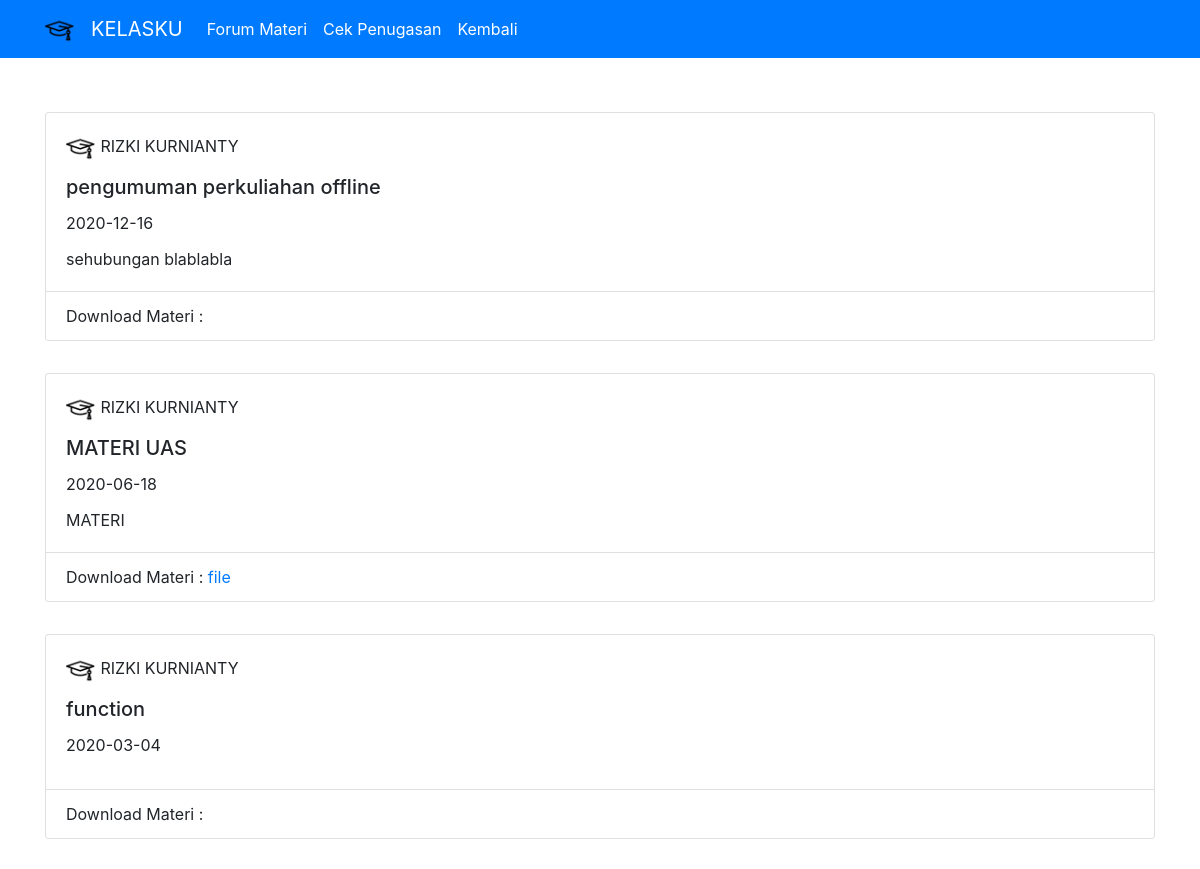
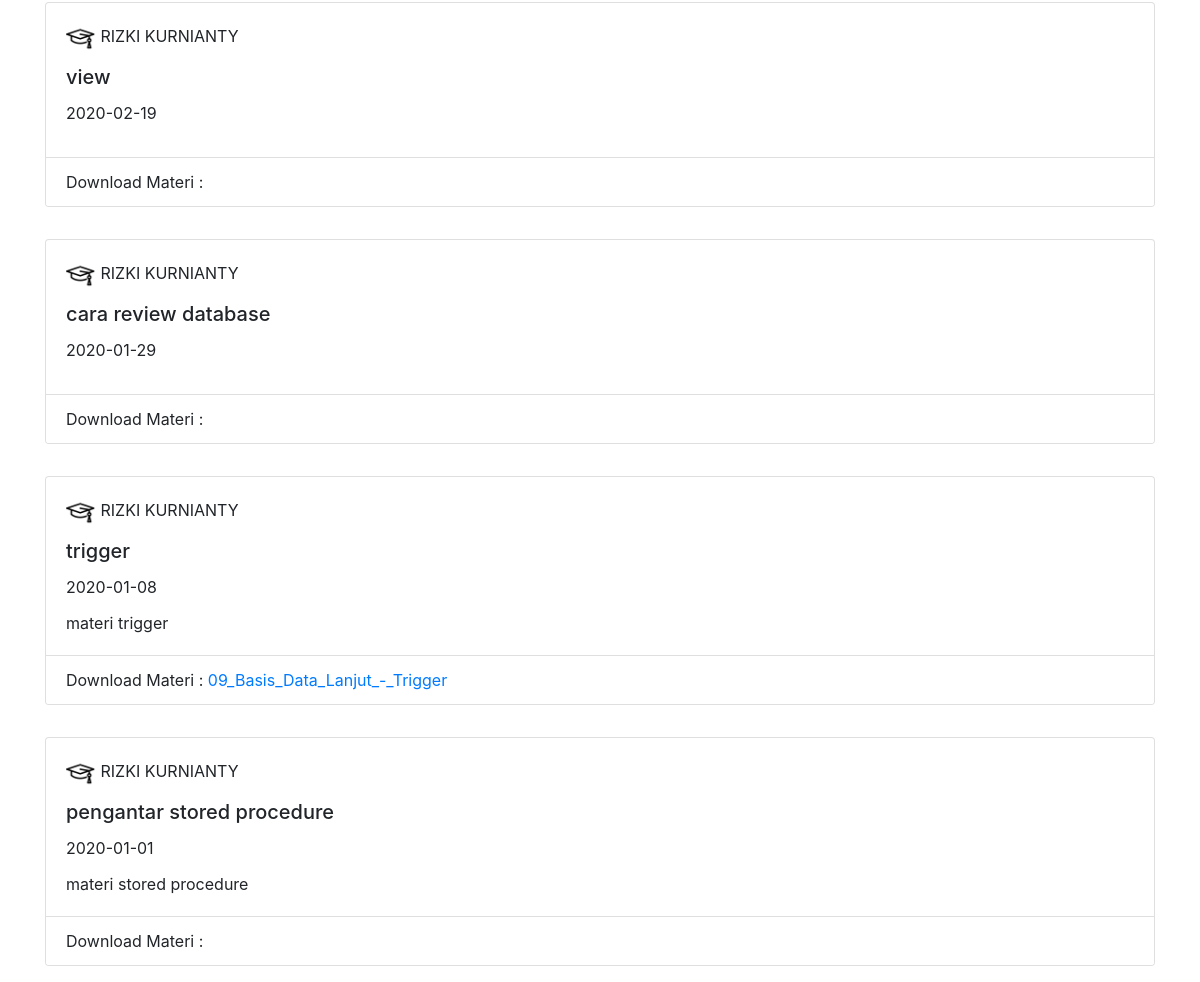
The app's page /kelas/kelas_mahasiswa/rincian_kelasmhs.php?id_kelas=2 (signed in) with its own data (2 pictures, top to bottom).
### tables this page shows
CREATE TABLE `materi` (
  `idmateri` bigint(30) NOT NULL AUTO_INCREMENT,
  `judul` varchar(255) DEFAULT NULL,
  `isi` tinytext DEFAULT NULL,
  `file` varchar(255) DEFAULT NULL,
  `id_kelas` bigint(20) DEFAULT NULL,
  `tgl_diupload` date DEFAULT NULL,
  PRIMARY KEY (`idmateri`),
  KEY `id_kelas` (`id_kelas`),
  CONSTRAINT `materi_ibfk_1` FOREIGN KEY (`id_kelas`) REFERENCES `kelas` (`id_kelas`)
);

CREATE TABLE `dosen` (
  `id_dosen` varchar(20) NOT NULL,
  `nama_dosen` varchar(30) DEFAULT NULL,
  `email` varchar(40) DEFAULT NULL,
  `notelp` varchar(40) DEFAULT NULL,
  PRIMARY KEY (`id_dosen`)
);

### kelas/kelas_mahasiswa/rincian_kelasmhs.php (the view, shortened to what this page needs)
<?php
include 'thead_rincian.php';
include 'tnav_rincian.php';
?>
<div class="mt-5">
    <?php
    $queryMateri = mysqli_query($konek, "SELECT * FROM materi a JOIN kelas_mahasiswa b
                                                    ON a.id_kelas=b.id_kelas JOIN kelas c
                                                    ON a.id_kelas=c.id_kelas JOIN dosen d
                                                    ON c.id_dosen=d.id_dosen
                                                    WHERE a.id_kelas=$idkel AND b.id_mhs=$idmhs ORDER BY a.idmateri DESC");
    while ($dataMateri = mysqli_fetch_assoc($queryMateri)) {
    ?>
        <div class="row">
            <div class="col">
                <div class="card mt-3 mb-3">
                    <div class="card-body">
                        <div href="" class="card-title" style="text-transform:uppercase;">
                            <img src="../../img/topi.png" width="30" height="30"> <?= $dataMateri['nama_dosen']; ?>
                        </div>
                        <h5 class="card-title"><?= $dataMateri['judul']; ?></h5>
                        <p class="card-title"><?= $dataMateri['tgl_diupload']; ?></p>
                        <p class="card-text"><?= $dataMateri['isi']; ?></p>
                    </div>
                    <ul class="list-group list-group-flush">
                        <li class="list-group-item">Download Materi : <a href="download.php?file=<?= $dataMateri['file'] ?>"><?= $dataMateri['file']; ?></a></li>
                    </ul>
                </div>
            </div>
        </div>
    <?php } ?>
</div>
</body>
</html>

### kelas/kelas_mahasiswa/thead_rincian.php (shortened to what this page needs)
<?php
$idmhs = $_SESSION['id_mahasiswa'];
$idkel = $_GET['id_kelas'];
?>
<!DOCTYPE html>
<html lang="en">
<head>
    <link rel="stylesheet" href="https://cdn.jsdelivr.net/npm/bootstrap@4.5.3/dist/css/bootstrap.min.css">
    <link rel="stylesheet" href="https://cdn.datatables.net/1.10.22/css/dataTables.bootstrap4.min.css">
</head>

### kelas/kelas_mahasiswa/tnav_rincian.php (shortened to what this page needs)
<body class="container">
    <nav class="navbar fixed-top navbar-expand-lg navbar-dark bg-primary">
        <div class="container">
            <a class="navbar-brand" href="#">
                <img src="../../img/topi.png" width="30" height="30"></a>
            <a class="navbar-brand" href="#">KELASKU</a>
            <div class="collapse navbar-collapse" id="navbarNavAltMarkup">
                <div class="navbar-nav">
                    <li class="nav-item active">
                        <a class="nav-link" href="rincian_kelasmhs.php?id_kelas=<?= $_GET['id_kelas']; ?>">Forum Materi <span class="sr-only">(current)</span></a>
                    </li>
                    <li class="nav-item active">
                        <a class="nav-link" href="cekTugas.php?id_kelas=<?= $_GET['id_kelas']; ?>">Cek Penugasan</a>
                    </li>
                    <a class="nav-item nav-link active" href="ruang_mhs.php">Kembali <span class="sr-only">(current)</span></a>
                </div>
            </div>
        </div>
    </nav>
    <br><br>

### records on screen
materi: dosen.nama_dosen "RIZKI KURNIANTY", judul "pengumuman perkuliahan offline", tgl_diupload "2020-12-16", isi "sehubungan blablabla"
materi: dosen.nama_dosen "RIZKI KURNIANTY", judul "MATERI UAS", tgl_diupload "2020-06-18", isi "MATERI", file "file"
materi: dosen.nama_dosen "RIZKI KURNIANTY", judul "function", tgl_diupload "2020-03-04"
materi: dosen.nama_dosen "RIZKI KURNIANTY", judul "view", tgl_diupload "2020-02-19"
materi: dosen.nama_dosen "RIZKI KURNIANTY", judul "cara review database", tgl_diupload "2020-01-29"
materi: dosen.nama_dosen "RIZKI KURNIANTY", judul "trigger", tgl_diupload "2020-01-08", isi "materi trigger", file "09_Basis_Data_Lanjut_-_Trigger"
materi: dosen.nama_dosen "RIZKI KURNIANTY", judul "pengantar stored procedure", tgl_diupload "2020-01-01", isi "materi stored procedure"
